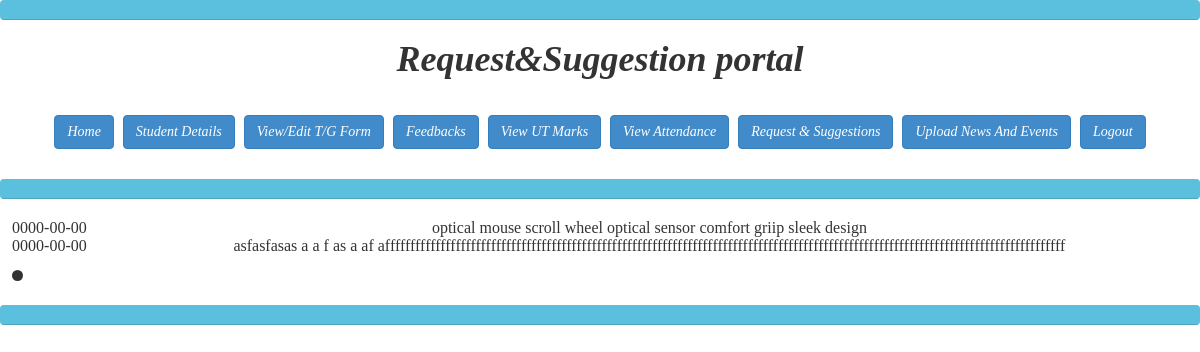
Page /requestandsuggestionview.php (signed in) on the committed database.
### tables this page shows
CREATE TABLE `suggestion` (
  `id` int(11) NOT NULL,
  `rs` varchar(1000) NOT NULL,
  `date` varchar(20) NOT NULL
);

### requestandsuggestionview.php (the view, shortened to what this page needs)
<html>
<head>
<link href="bootstrap.min.css" rel="stylesheet">
</head><body>
	  <div class="progress">
        <div class="progress-bar progress-bar-info" style="width: 100%; height:100%;"></div>
      </div>
<h3 align="center"><em><strong><span style="font-size: 36px"><span style="font-family: Georgia">Request&Suggestion portal  <div class="form-group" style="margin:30px;" align="center" >
	<a href="principalportal.php" target=""><input type="submit" class="btn btn-primary" value="Home"></a>  <a href="allstdview1.php" target=""><input type="submit" class="btn btn-primary" value="Student Details"></a>    <a href="tgviewp.php" target=""><input type="submit" class="btn btn-primary" value="View/Edit T/G Form"></a>    <a href="feedbackview.html" target=""><input type="submit" class="btn btn-primary" value="Feedbacks"></a>     <a href="utf.html" target=""><input type="submit" class="btn btn-primary" value="View UT Marks"></a>    <a href="attendancefv1.html" target=""><input type="submit" class="btn btn-primary" value="View Attendance"></a>       <a href="requestandsuggestionview.php" target=""><input type="submit" class="btn btn-primary" value="Request & Suggestions"></a>       <a href="newsandevents.html" target=""><input type="submit" class="btn btn-primary" value="Upload News And Events"></a>    <a href="logoutp.php" target=""><input type="submit" class="btn btn-primary" value="Logout"></a>
	</div><div class="progress">
        <div class="progress-bar progress-bar-info" style="width: 100%; height:100%;"></div>
      </div>
<?php
$conn=new mysqli("localhost","root","","collegemanagement");
$result = $conn->query("SELECT * FROM suggestion ");
	if ($result->num_rows > 0) {
?>
	<table align="center" width="100%">
	  <?php
	    while($row = $result->fetch_assoc()){
?>
	<tr><td align="center">   <?php echo "".$row['date'];?>            </td> <td align="center"><?php echo "".$row['rs'];?> </td>
<?php  } }?>
</table>
<ul><li> </li></ul>
<div class="progress">
        <div class="progress-bar progress-bar-info" style="width: 100%; height:100%;"></div>
		</div>
</body>
</html>

### rows in the picture
suggestion: date "0000-00-00", rs "optical mouse scroll wheel optical sensor comfort griip sleek design"
suggestion: date "0000-00-00", rs "asfasfasas a a f as a af afffffffffffffffffffffffffffffffffffffffffffffffffffffffffffffffffffffffffffffffffffffffffffffffffffffffffffffffffffffffffffffffffffffff"
